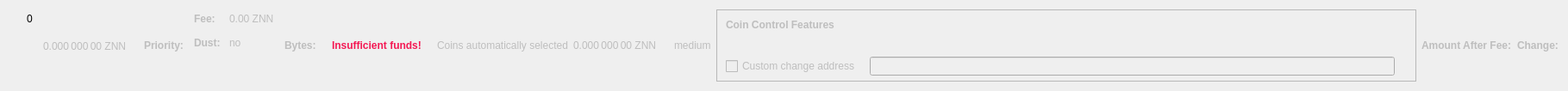
    <widget class="QWidget" name="dummyHideWidget" native="true">
     <property name="maximumSize">
      <size>
       <width>100</width>
       <height>22</height>
      </size>
     </property>
     <layout class="QHBoxLayout" name="dummyHideLayout">
      <item>
       <layout class="QFormLayout" name="formLayoutCoinControl1">
        <property name="horizontalSpacing">
         <number>10</number>
        </property>
        <property name="verticalSpacing">
         <number>14</number>
        </property>
        <property name="leftMargin">
         <number>10</number>
        </property>
        <property name="topMargin">
         <number>4</number>
        </property>
        <property name="rightMargin">
         <number>6</number>
        </property>
        <item row="0" column="1">
         <widget class="QLabel" name="labelCoinControlBytes">
          <property name="cursor">
           <cursorShape>IBeamCursor</cursorShape>
          </property>
          <property name="contextMenuPolicy">
           <enum>Qt::ActionsContextMenu</enum>
          </property>
          <property name="text">
           <string notr="true">0</string>
          </property>
          <property name="textInteractionFlags">
           <set>Qt::LinksAccessibleByMouse|Qt::TextSelectableByKeyboard|Qt::TextSelectableByMouse</set>
          </property>
         </widget>
        </item>
       </layout>
      </item>
      <item>
       <widget class="QLabel" name="labelCoinControlAfterFee">
        <property name="enabled">
         <bool>false</bool>
        </property>
        <property name="sizePolicy">
         <sizepolicy hsizetype="Fixed" vsizetype="Fixed">
          <horstretch>0</horstretch>
          <verstretch>0</verstretch>
         </sizepolicy>
        </property>
        <property name="minimumSize">
         <size>
          <width>111</width>
          <height>12</height>
         </size>
        </property>
        <property name="maximumSize">
         <size>
          <width>111</width>
          <height>12</height>
         </size>
        </property>
        <property name="cursor">
         <cursorShape>IBeamCursor</cursorShape>
        </property>
        <property name="contextMenuPolicy">
         <enum>Qt::ActionsContextMenu</enum>
        </property>
        <property name="text">
         <string notr="true">0.000 000 00 ZNN</string>
        </property>
        <property name="textInteractionFlags">
         <set>Qt::LinksAccessibleByMouse|Qt::TextSelectableByKeyboard|Qt::TextSelectableByMouse</set>
        </property>
       </widget>
      </item>
      <item>
       <widget class="QLabel" name="labelCoinControlPriorityText">
        <property name="enabled">
         <bool>false</bool>
        </property>
        <property name="font">
         <font>
          <weight>75</weight>
          <bold>true</bold>
         </font>
        </property>
        <property name="text">
         <string>Priority:</string>
        </property>
       </widget>
      </item>
      <item>
       <layout class="QHBoxLayout" name="horizontalLayout"/>
      </item>
      <item>
       <layout class="QFormLayout" name="formLayoutCoinControl3">
        <property name="horizontalSpacing">
         <number>10</number>
        </property>
        <property name="verticalSpacing">
         <number>14</number>
        </property>
        <property name="leftMargin">
         <number>6</number>
        </property>
        <property name="topMargin">
         <number>4</number>
        </property>
        <property name="rightMargin">
         <number>6</number>
        </property>
        <item row="0" column="0">
         <widget class="QLabel" name="labelCoinControlFeeText">
          <property name="enabled">
           <bool>false</bool>
          </property>
          <property name="font">
           <font>
            <weight>75</weight>
            <bold>true</bold>
           </font>
          </property>
          <property name="text">
           <string>Fee:</string>
          </property>
          <property name="margin">
           <number>0</number>
          </property>
         </widget>
        </item>
        <item row="0" column="1">
         <widget class="QLabel" name="labelCoinControlFee">
          <property name="enabled">
           <bool>false</bool>
          </property>
          <property name="cursor">
           <cursorShape>IBeamCursor</cursorShape>
          </property>
          <property name="contextMenuPolicy">
           <enum>Qt::ActionsContextMenu</enum>
          </property>
          <property name="text">
           <string notr="true">0.00 ZNN</string>
          </property>
          <property name="textInteractionFlags">
           <set>Qt::LinksAccessibleByMouse|Qt::TextSelectableByKeyboard|Qt::TextSelectableByMouse</set>
          </property>
         </widget>
        </item>
        <item row="1" column="0">
         <widget class="QLabel" name="labelCoinControlLowOutputText">
          <property name="enabled">
           <bool>false</bool>
          </property>
          <property name="font">
           <font>
            <weight>75</weight>
            <bold>true</bold>
           </font>
          </property>
          <property name="text">
           <string>Dust:</string>
          </property>
         </widget>
        </item>
        <item row="1" column="1">
         <widget class="QLabel" name="labelCoinControlLowOutput">
          <property name="enabled">
           <bool>false</bool>
          </property>
          <property name="cursor">
           <cursorShape>IBeamCursor</cursorShape>
          </property>
          <property name="contextMenuPolicy">
           <enum>Qt::ActionsContextMenu</enum>
          </property>
          <property name="text">
           <string>no</string>
          </property>
          <property name="textInteractionFlags">
           <set>Qt::LinksAccessibleByMouse|Qt::TextSelectableByKeyboard|Qt::TextSelectableByMouse</set>
          </property>
         </widget>
        </item>
       </layout>
      </item>
      <item>
       <widget class="QLabel" name="labelCoinControlBytesText">
        <property name="enabled">
         <bool>false</bool>
        </property>
        <property name="font">
         <font>
          <weight>75</weight>
          <bold>true</bold>
         </font>
        </property>
        <property name="text">
         <string>Bytes:</string>
        </property>
       </widget>
      </item>
      <item>
       <layout class="QFormLayout" name="formLayoutCoinControl2">
        <property name="horizontalSpacing">
         <number>10</number>
        </property>
        <property name="verticalSpacing">
         <number>14</number>
        </property>
        <property name="leftMargin">
         <number>6</number>
        </property>
        <property name="topMargin">
         <number>4</number>
        </property>
        <property name="rightMargin">
         <number>6</number>
        </property>
       </layout>
      </item>
      <item>
       <layout class="QHBoxLayout" name="horizontalLayoutCoinControl2">
        <property name="spacing">
         <number>8</number>
        </property>
        <property name="bottomMargin">
         <number>10</number>
        </property>
       </layout>
      </item>
      <item>
       <widget class="QLabel" name="labelCoinControlInsuffFunds">
        <property name="enabled">
         <bool>false</bool>
        </property>
        <property name="minimumSize">
         <size>
          <width>0</width>
          <height>0</height>
         </size>
        </property>
        <property name="font">
         <font>
          <weight>75</weight>
          <bold>true</bold>
         </font>
        </property>
        <property name="styleSheet">
         <string notr="true">color: #F41954;font-weight:bold;</string>
        </property>
        <property name="text">
         <string>Insufficient funds!</string>
        </property>
        <property name="margin">
         <number>5</number>
        </property>
       </widget>
      </item>
      <item>
       <layout class="QFormLayout" name="formLayoutCoinControl4">
        <property name="horizontalSpacing">
         <number>10</number>
        </property>
        <property name="verticalSpacing">
         <number>14</number>
        </property>
        <property name="leftMargin">
         <number>6</number>
        </property>
        <property name="topMargin">
         <number>4</number>
        </property>
        <property name="rightMargin">
         <number>6</number>
        </property>
       </layout>
      </item>
      <item>
       <widget class="QLabel" name="labelCoinControlAutomaticallySelected">
        <property name="enabled">
         <bool>false</bool>
        </property>
        <property name="sizePolicy">
         <sizepolicy hsizetype="Fixed" vsizetype="Fixed">
          <horstretch>0</horstretch>
          <verstretch>0</verstretch>
         </sizepolicy>
        </property>
        <property name="minimumSize">
         <size>
          <width>0</width>
          <height>0</height>
         </size>
        </property>
        <property name="maximumSize">
         <size>
          <width>240</width>
          <height>16777215</height>
         </size>
        </property>
        <property name="text">
         <string>Coins automatically selected</string>
        </property>
        <property name="margin">
         <number>5</number>
        </property>
       </widget>
      </item>
      <item>
       <widget class="QLabel" name="labelCoinControlChange">
        <property name="enabled">
         <bool>false</bool>
        </property>
        <property name="sizePolicy">
         <sizepolicy hsizetype="Fixed" vsizetype="Fixed">
          <horstretch>0</horstretch>
          <verstretch>0</verstretch>
         </sizepolicy>
        </property>
        <property name="minimumSize">
         <size>
          <width>111</width>
          <height>0</height>
         </size>
        </property>
        <property name="maximumSize">
         <size>
          <width>111</width>
          <height>16777215</height>
         </size>
        </property>
        <property name="cursor">
         <cursorShape>IBeamCursor</cursorShape>
        </property>
        <property name="contextMenuPolicy">
         <enum>Qt::ActionsContextMenu</enum>
        </property>
        <property name="text">
         <string notr="true">0.000 000 00 ZNN</string>
        </property>
        <property name="textInteractionFlags">
         <set>Qt::LinksAccessibleByMouse|Qt::TextSelectableByKeyboard|Qt::TextSelectableByMouse</set>
        </property>
       </widget>
      </item>
      <item>
       <widget class="QLabel" name="labelCoinControlPriority">
        <property name="enabled">
         <bool>false</bool>
        </property>
        <property name="cursor">
         <cursorShape>IBeamCursor</cursorShape>
        </property>
        <property name="contextMenuPolicy">
         <enum>Qt::ActionsContextMenu</enum>
        </property>
        <property name="text">
         <string>medium</string>
        </property>
        <property name="textInteractionFlags">
         <set>Qt::LinksAccessibleByMouse|Qt::TextSelectableByKeyboard|Qt::TextSelectableByMouse</set>
        </property>
       </widget>
      </item>
      <item>
       <widget class="QFrame" name="frameCoinControl">
        <property name="sizePolicy">
         <sizepolicy hsizetype="Expanding" vsizetype="Expanding">
          <horstretch>0</horstretch>
          <verstretch>0</verstretch>
         </sizepolicy>
        </property>
        <property name="maximumSize">
         <size>
          <width>16777215</width>
          <height>16777215</height>
         </size>
        </property>
        <property name="frameShape">
         <enum>QFrame::StyledPanel</enum>
        </property>
        <property name="frameShadow">
         <enum>QFrame::Sunken</enum>
        </property>
        <layout class="QVBoxLayout" name="verticalLayoutCoinControl2_2">
         <property name="spacing">
          <number>0</number>
         </property>
         <property name="leftMargin">
          <number>0</number>
         </property>
         <property name="topMargin">
          <number>0</number>
         </property>
         <property name="rightMargin">
          <number>0</number>
         </property>
         <property name="bottomMargin">
          <number>6</number>
         </property>
         <item>
          <layout class="QVBoxLayout" name="verticalLayoutCoinControl" stretch="0,0,0,1">
           <property name="spacing">
            <number>0</number>
           </property>
           <property name="leftMargin">
            <number>10</number>
           </property>
           <property name="topMargin">
            <number>10</number>
           </property>
           <item>
            <layout class="QHBoxLayout" name="horizontalLayoutCoinControl1">
             <property name="bottomMargin">
              <number>15</number>
             </property>
             <item>
              <widget class="QLabel" name="labelCoinControlFeatures">
               <property name="enabled">
                <bool>false</bool>
               </property>
               <property name="sizePolicy">
                <sizepolicy hsizetype="Preferred" vsizetype="Maximum">
                 <horstretch>0</horstretch>
                 <verstretch>0</verstretch>
                </sizepolicy>
               </property>
               <property name="font">
                <font>
                 <weight>75</weight>
                 <bold>true</bold>
                </font>
               </property>
               <property name="styleSheet">
                <string notr="true">font-weight:bold;</string>
               </property>
               <property name="text">
                <string>Coin Control Features</string>
               </property>
              </widget>
             </item>
            </layout>
           </item>
           <item>
            <widget class="QWidget" name="widgetCoinControl" native="true">
             <property name="sizePolicy">
              <sizepolicy hsizetype="Preferred" vsizetype="Preferred">
               <horstretch>0</horstretch>
               <verstretch>0</verstretch>
              </sizepolicy>
             </property>
             <property name="minimumSize">
              <size>
               <width>0</width>
               <height>0</height>
              </size>
             </property>
             <property name="styleSheet">
              <string notr="true"/>
             </property>
             <layout class="QHBoxLayout" name="horizontalLayoutCoinControl5_2">
              <property name="leftMargin">
               <number>0</number>
              </property>
              <property name="topMargin">
               <number>0</number>
              </property>
              <property name="rightMargin">
               <number>0</number>
              </property>
              <property name="bottomMargin">
               <number>0</number>
              </property>
              <item>
               <layout class="QHBoxLayout" name="horizontalLayoutCoinControl3">
                <property name="spacing">
                 <number>20</number>
                </property>
                <property name="topMargin">
                 <number>0</number>
                </property>
                <property name="bottomMargin">
                 <number>10</number>
                </property>
               </layout>
              </item>
             </layout>
            </widget>
           </item>
           <item>
            <layout class="QHBoxLayout" name="horizontalLayoutCoinControl4" stretch="0,0,0">
             <property name="spacing">
              <number>12</number>
             </property>
             <property name="sizeConstraint">
              <enum>QLayout::SetDefaultConstraint</enum>
             </property>
             <property name="topMargin">
              <number>5</number>
             </property>
             <property name="rightMargin">
              <number>5</number>
             </property>
             <item>
              <widget class="QCheckBox" name="checkBoxCoinControlChange">
               <property name="enabled">
                <bool>false</bool>
               </property>
               <property name="toolTip">
                <string>If this is activated, but the change address is empty or invalid, change will be sent to a newly generated address.</string>
               </property>
               <property name="text">
                <string>Custom change address</string>
               </property>
              </widget>
             </item>
             <item>
              <widget class="QValidatedLineEdit" name="lineEditCoinControlChange">
               <property name="enabled">
                <bool>false</bool>
               </property>
               <property name="sizePolicy">
                <sizepolicy hsizetype="Expanding" vsizetype="Fixed">
                 <horstretch>0</horstretch>
                 <verstretch>0</verstretch>
                </sizepolicy>
               </property>
              </widget>
             </item>
             <item>
              <widget class="QLabel" name="labelCoinControlChangeLabel_2">
               <property name="sizePolicy">
                <sizepolicy hsizetype="Preferred" vsizetype="Expanding">
                 <horstretch>0</horstretch>
                 <verstretch>0</verstretch>
                </sizepolicy>
               </property>
               <property name="minimumSize">
                <size>
                 <width>0</width>
                 <height>0</height>
                </size>
               </property>
               <property name="text">
                <string/>
               </property>
               <property name="margin">
                <number>3</number>
               </property>
              </widget>
             </item>
            </layout>
           </item>
           <item>
            <spacer name="verticalSpacerCoinControl">
             <property name="orientation">
              <enum>Qt::Vertical</enum>
             </property>
             <property name="sizeHint" stdset="0">
              <size>
               <width>800</width>
               <height>1</height>
              </size>
             </property>
            </spacer>
           </item>
          </layout>
         </item>
        </layout>
       </widget>
      </item>
      <item>
       <widget class="QLabel" name="labelCoinControlAfterFeeText">
        <property name="enabled">
         <bool>false</bool>
        </property>
        <property name="minimumSize">
         <size>
          <width>0</width>
          <height>0</height>
         </size>
        </property>
        <property name="maximumSize">
         <size>
          <width>16777215</width>
          <height>16777215</height>
         </size>
        </property>
        <property name="font">
         <font>
          <weight>75</weight>
          <bold>true</bold>
         </font>
        </property>
        <property name="text">
         <string>Amount After Fee:</string>
        </property>
        <property name="alignment">
         <set>Qt::AlignLeading|Qt::AlignLeft|Qt::AlignVCenter</set>
        </property>
        <property name="margin">
         <number>0</number>
        </property>
       </widget>
      </item>
      <item>
       <widget class="QLabel" name="labelCoinControlChangeText">
        <property name="enabled">
         <bool>false</bool>
        </property>
        <property name="sizePolicy">
         <sizepolicy hsizetype="Preferred" vsizetype="Preferred">
          <horstretch>0</horstretch>
          <verstretch>0</verstretch>
         </sizepolicy>
        </property>
        <property name="minimumSize">
         <size>
          <width>0</width>
          <height>0</height>
         </size>
        </property>
        <property name="maximumSize">
         <size>
          <width>16777215</width>
          <height>16777215</height>
         </size>
        </property>
        <property name="font">
         <font>
          <weight>75</weight>
          <bold>true</bold>
         </font>
        </property>
        <property name="text">
         <string>Change:</string>
        </property>
        <property name="alignment">
         <set>Qt::AlignLeading|Qt::AlignLeft|Qt::AlignVCenter</set>
        </property>
       </widget>
      </item>
     </layout>
    </widget>
